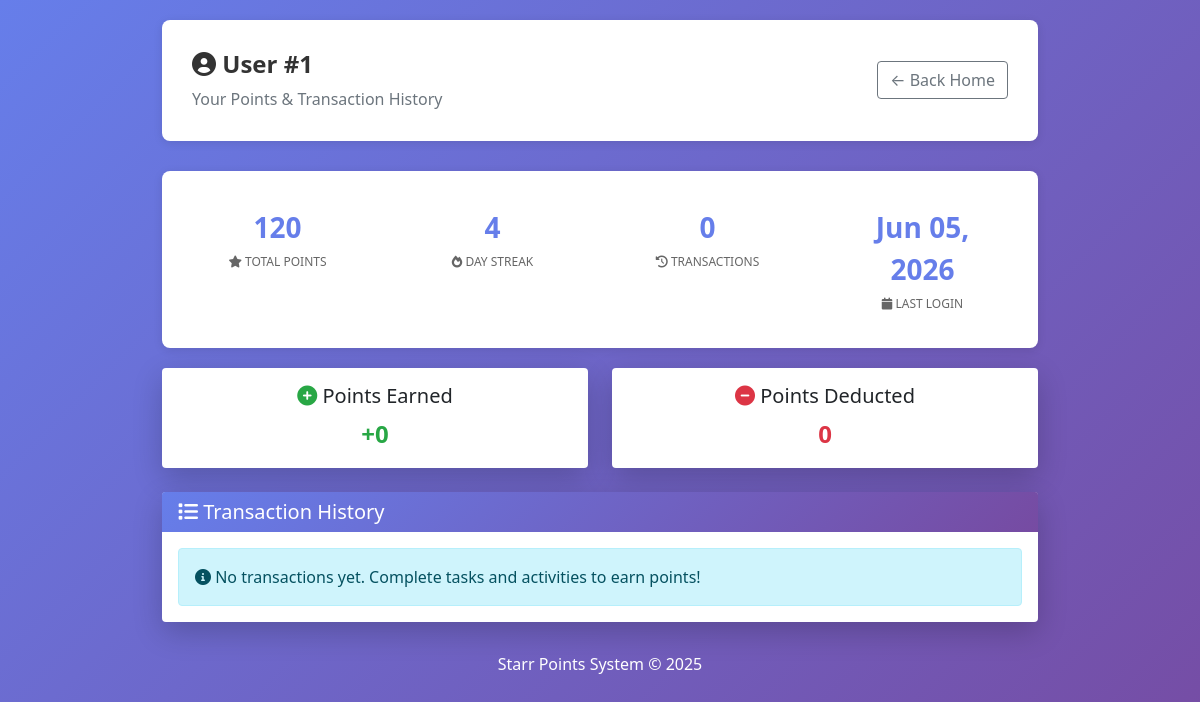
/View/Front office/point system/my-points.php (signed in), run on the app's committed database.
### tables this page shows
CREATE TABLE `STARR_POINTS` (
  `starr_id` INT PRIMARY KEY,
  `total_points` INT NOT NULL DEFAULT 0,
  `last_login_date` DATETIME DEFAULT NULL,
  `login_streak` INT NOT NULL DEFAULT 0,
  CONSTRAINT `fk_starr_points_user` FOREIGN KEY (`starr_id`) REFERENCES `user`(`user_id`) ON DELETE CASCADE
);

### Controller/StarrPointsController.php (called while the page is built, shortened)
<?php
require_once __DIR__ . '/../Model/StarrPoints.php';
class StarrPointsController {
    private $model;
    public function __construct($db) {
        $this->model = new StarrPoints($db);
    }
    public function getById($starr_id) {
        $result = $this->model->getByStarrId($starr_id);
        if ($result) {
            return [
                'success' => true,
                'data' => $result
            ];
        } else {
            return [
                'success' => false,
                'message' => 'Points record not found'
            ];
        }
    }
}
?>

### Model/StarrPoints.php (called while the page is built, shortened)
<?php
class StarrPoints {
    private $conn;
    private $table = 'STARR_POINTS';
    public function __construct($db) {
        $this->conn = $db;
    }
    public function getByStarrId($starr_id) {
        $query = "SELECT * FROM " . $this->table . " WHERE starr_id = :starr_id";
        $stmt = $this->conn->prepare($query);
        $stmt->bindParam(':starr_id', $starr_id);
        if ($stmt->execute()) {
            return $stmt->fetch(PDO::FETCH_ASSOC);
        }
        return false;
    }
}
?>

### Controller/PointTransactionController.php (called while the page is built, shortened)
<?php
require_once __DIR__ . '/../Model/PointTransaction.php';
require_once __DIR__ . '/../Model/StarrPoints.php';
class PointTransactionController {
    private $model;
    public function __construct($db) {
        $this->model = new PointTransaction($db);
    }
    public function getTransactionSummary($starr_id) {
        $result = $this->model->getTransactionSummary($starr_id);
        if ($result) {
            return [
                'success' => true,
                'data' => $result
            ];
        } else {
            return [
                'success' => false,
                'message' => 'Error retrieving transaction summary'
            ];
        }
    }
}
?>

### Model/PointTransaction.php (called while the page is built, shortened)
<?php
class PointTransaction {
    private $conn;
    private $table = 'POINT_TRANSACTIONS';
    public function __construct($db) {
        $this->conn = $db;
    }
    public function getTransactionSummary($starr_id) {
        $query = "SELECT
                    SUM(points_change) as total_points_from_transactions,
                    COUNT(*) as total_transactions,
                    SUM(CASE WHEN points_change > 0 THEN 1 ELSE 0 END) as positive_transactions,
                    SUM(CASE WHEN points_change < 0 THEN 1 ELSE 0 END) as negative_transactions
                  FROM " . $this->table . "
                  WHERE starr_id = :starr_id";
        $stmt = $this->conn->prepare($query);
        $stmt->bindParam(':starr_id', $starr_id);
        if ($stmt->execute()) {
            return $stmt->fetch(PDO::FETCH_ASSOC);
        }
        return false;
    }
}
?>

### View/Front office/point system/my-points.php (the view, shortened to what this page needs)
<?php
require_once __DIR__ . '/../../../Controller/PointTransactionController.php';
require_once __DIR__ . '/../../../Controller/StarrPointsController.php';
$db = Config::getConnexion();
$transaction_controller = new PointTransactionController($db);
$points_controller = new StarrPointsController($db);
$starr_id = $_SESSION['user_id'];
$user_points = $points_controller->getById($starr_id);
$user_data = $user_points['success'] ? $user_points['data'] : null;
$transactions_result = $transaction_controller->getByStarrId($starr_id, 100, 0);
$transactions = $transactions_result['success'] ? $transactions_result['data'] : [];
$summary = $transaction_controller->getTransactionSummary($starr_id);
$summary_data = $summary['success'] ? $summary['data'] : null;
?>
<!DOCTYPE html>
<html lang="en">
<head>
    <link href="https://cdn.jsdelivr.net/npm/bootstrap@5.1.3/dist/css/bootstrap.min.css" rel="stylesheet">
    <link href="https://cdnjs.cloudflare.com/ajax/libs/font-awesome/6.0.0/css/all.min.css" rel="stylesheet">
</head>
<body>
<div class="container">
    <div class="user-header">
        <div class="user-info">
            <div>
                <h1 class="user-title"><i class="fas fa-user-circle"></i> User #<?php echo htmlspecialchars($starr_id); ?></h1>
                <p class="text-muted mb-0">Your Points & Transaction History</p>
            </div>
            <div class="text-end">
                <a href="../index.html" class="btn btn-outline-secondary">← Back Home</a>
            </div>
        </div>
    </div>
    <div class="stats-box">
        <div class="row">
            <div class="col-md-3">
                <div class="stat-item">
                    <div class="stat-value"><?php echo htmlspecialchars($user_data['total_points']); ?></div>
                    <div class="stat-label"><i class="fas fa-star"></i> Total Points</div>
                </div>
            </div>
            <div class="col-md-3">
                <div class="stat-item">
                    <div class="stat-value"><?php echo htmlspecialchars($user_data['login_streak']); ?></div>
                    <div class="stat-label"><i class="fas fa-fire"></i> Day Streak</div>
                </div>
            </div>
            <div class="col-md-3">
                <div class="stat-item">
                    <div class="stat-value"><?php echo $summary_data ? htmlspecialchars($summary_data['total_transactions']) : '0'; ?></div>
                    <div class="stat-label"><i class="fas fa-history"></i> Transactions</div>
                </div>
            </div>
            <div class="col-md-3">
                <div class="stat-item">
                    <div class="stat-value"><?php echo htmlspecialchars(date('M d, Y', strtotime($user_data['last_login_date']))); ?></div>
                    <div class="stat-label"><i class="fas fa-calendar"></i> Last Login</div>
                </div>
            </div>
        </div>
    </div>
    <?php if ($summary_data): ?>
    <div class="row mb-4">
        <div class="col-md-6">
            <div class="card border-0">
                <div class="card-body text-center">
                    <h5 class="card-title"><i class="fas fa-plus-circle transaction-positive"></i> Points Earned</h5>
                    <p class="card-text transaction-positive" style="font-size: 24px; font-weight: bold;">
                        +<?php echo htmlspecialchars($summary_data['positive_transactions'] > 0 ?
                            array_sum(array_filter(array_map(function($t) { return $t['points_change'] > 0 ? $t['points_change'] : 0; }, $transactions))) : 0); ?>
                    </p>
                </div>
            </div>
        </div>
        <div class="col-md-6">
            <div class="card border-0">
                <div class="card-body text-center">
                    <h5 class="card-title"><i class="fas fa-minus-circle transaction-negative"></i> Points Deducted</h5>
                    <p class="card-text transaction-negative" style="font-size: 24px; font-weight: bold;">
                        <?php echo htmlspecialchars($summary_data['negative_transactions'] > 0 ?
                            array_sum(array_filter(array_map(function($t) { return $t['points_change'] < 0 ? $t['points_change'] : 0; }, $transactions))) : 0); ?>
                    </p>
                </div>
            </div>
        </div>
    </div>
    <?php endif; ?>
    <div class="card">
        <div class="card-header text-white">
            <h5 class="mb-0"><i class="fas fa-list"></i> Transaction History</h5>
        </div>
        <div class="card-body">
            <?php if (!empty($transactions)): ?>
                <?php foreach ($transactions as $transaction): ?>
                    <div class="transaction-item <?php echo ($transaction['points_change'] > 0) ? 'positive' : 'negative'; ?>">
                        <div class="d-flex justify-content-between align-items-start">
                            <div style="flex: 1;">
                                <p class="mb-1" style="font-weight: 600;">
                                    <?php echo htmlspecialchars($transaction['reason']); ?>
                                </p>
                                <small class="text-muted">
                                    <i class="fas fa-user"></i> <?php echo htmlspecialchars($transaction['created_by']); ?>
                                    |
                                    <i class="fas fa-calendar"></i> <?php echo htmlspecialchars(date('M d, Y H:i', strtotime($transaction['created_at']))); ?>
                                </small>
                            </div>
                            <div class="text-end">
                                <span class="transaction-points <?php echo ($transaction['points_change'] > 0) ? 'transaction-positive' : 'transaction-negative'; ?>">
                                    <?php echo ($transaction['points_change'] > 0 ? '+' : '') . htmlspecialchars($transaction['points_change']); ?>
                                </span>
                            </div>
                        </div>
                    </div>
                <?php endforeach; ?>
            <?php else: ?>
                <div class="alert alert-info mb-0">
                    <i class="fas fa-info-circle"></i> No transactions yet. Complete tasks and activities to earn points!
                </div>
            <?php endif; ?>
        </div>
    </div>
    <div style="text-align: center; margin-top: 30px; color: white;">
        <p>Starr Points System © 2025</p>
    </div>
</div>
</body>
</html>

### View/Front office/point system/my-points.php (style rules this page uses)
body { background: linear-gradient(135deg, #667eea 0%, #764ba2 100%); min-height: 100vh; padding: 20px; }
.container { max-width: 900px; }
.card { box-shadow: 0 10px 30px rgba(0,0,0,0.2); border: none; }
.card-header { background: linear-gradient(135deg, #667eea 0%, #764ba2 100%); border: none; }
.stats-box { background: white; padding: 20px; border-radius: 8px; margin-bottom: 20px; box-shadow: 0 2px 10px rgba(0,0,0,0.1); }
.stat-item { text-align: center; padding: 15px; }
.stat-value { font-size: 28px; font-weight: bold; color: #667eea; }
.stat-label { font-size: 12px; color: #666; text-transform: uppercase; margin-top: 5px; }
.transaction-positive { color: #28a745; }
.transaction-negative { color: #dc3545; }
.user-header { background: white; padding: 30px; border-radius: 8px; margin-bottom: 30px; box-shadow: 0 2px 10px rgba(0,0,0,0.1); }
.user-info { display: flex; justify-content: space-between; align-items: center; }
.user-title { font-size: 24px; font-weight: bold; color: #333; }

### data on the page
starr_points: total_points "120", login_streak "4", last_login_date "Jun 05, 2026"

### other printed values
$starr_id "1"
$summary_data['total_transactions'] "0"
